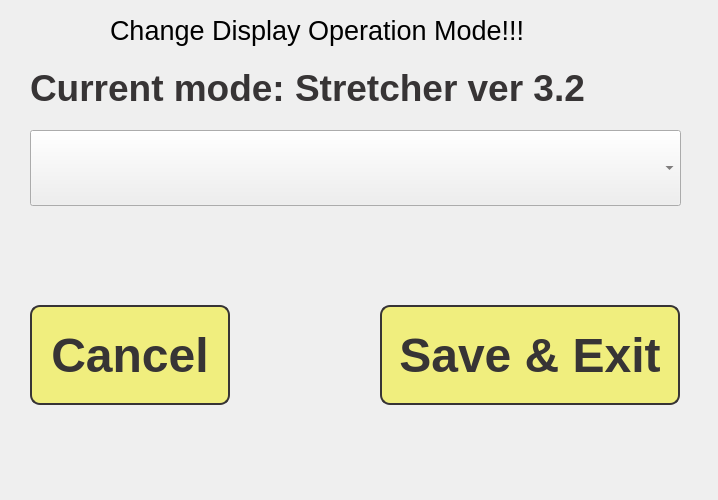
<?xml version="1.0" encoding="UTF-8"?>
<ui version="4.0">
 <class>DisplayModeDialog</class>
 <widget class="QDialog" name="DisplayModeDialog">
  <property name="geometry">
   <rect>
    <x>0</x>
    <y>0</y>
    <width>718</width>
    <height>500</height>
   </rect>
  </property>
  <property name="windowTitle">
   <string>Dialog</string>
  </property>
  <widget class="QLabel" name="label">
   <property name="geometry">
    <rect>
     <x>110</x>
     <y>10</y>
     <width>496</width>
     <height>41</height>
    </rect>
   </property>
   <property name="font">
    <font>
     <pointsize>20</pointsize>
    </font>
   </property>
   <property name="text">
    <string>Change Display Operation Mode!!!</string>
   </property>
  </widget>
  <widget class="QComboBox" name="comboBox">
   <property name="geometry">
    <rect>
     <x>30</x>
     <y>130</y>
     <width>651</width>
     <height>76</height>
    </rect>
   </property>
   <property name="font">
    <font>
     <family>Liberation Sans</family>
     <pointsize>26</pointsize>
     <weight>75</weight>
     <bold>true</bold>
    </font>
   </property>
   <property name="styleSheet">
    <string notr="true">color: rgb(55, 52, 53);</string>
   </property>
   <property name="currentText">
    <string/>
   </property>
   <property name="currentIndex">
    <number>-1</number>
   </property>
  </widget>
  <widget class="QPushButton" name="cancelButton">
   <property name="geometry">
    <rect>
     <x>30</x>
     <y>305</y>
     <width>200</width>
     <height>100</height>
    </rect>
   </property>
   <property name="minimumSize">
    <size>
     <width>200</width>
     <height>100</height>
    </size>
   </property>
   <property name="font">
    <font>
     <family>Liberation Sans</family>
     <pointsize>36</pointsize>
     <weight>75</weight>
     <bold>true</bold>
    </font>
   </property>
   <property name="styleSheet">
    <string notr="true">background-color: rgb(240, 238, 126);
border-radius: 10px;
border:2px solid rgb(55, 52, 53);
color: rgb(55, 52, 53);</string>
   </property>
   <property name="text">
    <string>Cancel</string>
   </property>
  </widget>
  <widget class="QPushButton" name="saveButton">
   <property name="geometry">
    <rect>
     <x>380</x>
     <y>305</y>
     <width>300</width>
     <height>100</height>
    </rect>
   </property>
   <property name="minimumSize">
    <size>
     <width>300</width>
     <height>100</height>
    </size>
   </property>
   <property name="font">
    <font>
     <family>Liberation Sans</family>
     <pointsize>36</pointsize>
     <weight>75</weight>
     <bold>true</bold>
    </font>
   </property>
   <property name="styleSheet">
    <string notr="true">background-color: rgb(240, 238, 126);
border-radius: 10px;
border:2px solid rgb(55, 52, 53);
color: rgb(55, 52, 53);</string>
   </property>
   <property name="text">
    <string>Save &amp;&amp; Exit</string>
   </property>
  </widget>
  <widget class="QLabel" name="currentLabel">
   <property name="geometry">
    <rect>
     <x>30</x>
     <y>60</y>
     <width>681</width>
     <height>56</height>
    </rect>
   </property>
   <property name="font">
    <font>
     <family>Liberation Sans</family>
     <pointsize>28</pointsize>
     <weight>75</weight>
     <bold>true</bold>
    </font>
   </property>
   <property name="styleSheet">
    <string notr="true">color: rgb(55, 52, 53);</string>
   </property>
   <property name="text">
    <string>Current mode: Stretcher ver 3.2</string>
   </property>
   <property name="alignment">
    <set>Qt::AlignLeading|Qt::AlignLeft|Qt::AlignVCenter</set>
   </property>
  </widget>
 </widget>
 <resources>
  <include location="diagnostics_res.qrc"/>
 </resources>
 <connections/>
</ui>
